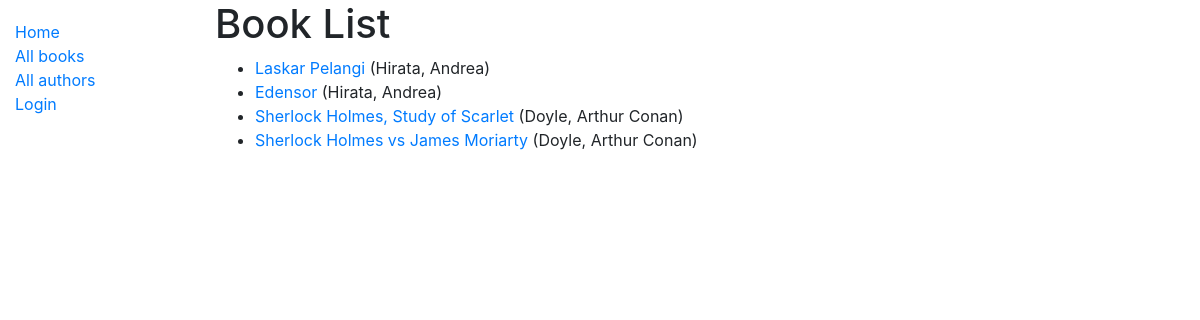
Before: /catalog/books/ with the older database file.
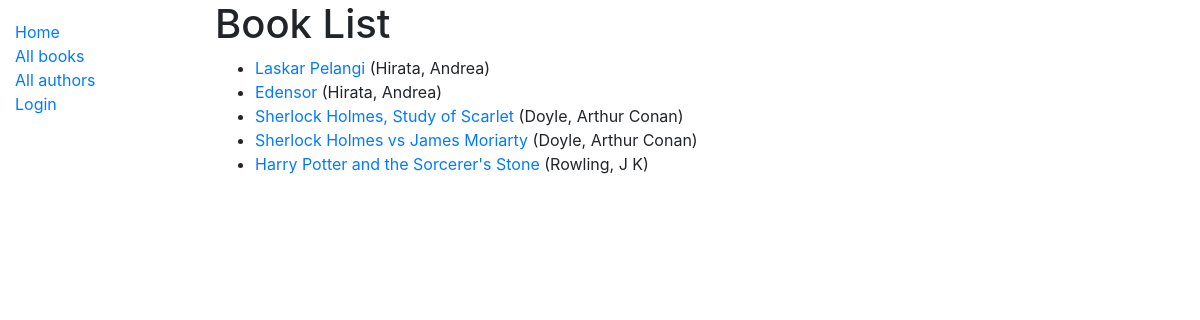
After: the same page with the newer database file.
### catalog/models.py (models this page shows, shortened)
class Book(models.Model):
    title = models.CharField(max_length=200)
    author = models.ForeignKey('Author', on_delete=models.SET_NULL, null=True)
    summary = models.TextField(max_length=1000,
                               help_text='Enter a brief description of book.')
    isbn = models.CharField('ISBN', max_length=13,
                            help_text='13 Character \
                <a href="https://www.isbn-international.org/content/\
                what-isbn">ISBN number</a>')
    genre = models.ManyToManyField(Genre,
                                   help_text='Select genres for this book')
    def get_absolute_url(self):
        return reverse('book-detail', args=[str(self.id)])
    def display_genre(self):
        """Create a string for Genre.Used to display genre in Site Admin."""
        return ', '.join(genre.name for genre in self.genre.all()[:3])
    display_genre.short_description = 'Genre'

class Author(models.Model):
    first_name = models.CharField(max_length=100)
    last_name = models.CharField(max_length=100)
    date_of_birth = models.DateField(null=True, blank=True)
    date_of_death = models.DateField('died', null=True, blank=True)
    class Meta:
        ordering = ['last_name', 'first_name']
    def __str__(self):
        return f'{self.last_name}, {self.first_name}'

### catalog/views.py (the view)
# urls.py: path('books/', views.BookListView.as_view(), name='books'),
class BookListView(generic.ListView):
    model = Book
    context_method_name = 'book_list'
    queryset = Book.objects.all()
    paginate_by = 10
    template_name = 'catalog/book_list.html'

### catalog/templates/catalog/book_list.html
{% extends "base_generic.html" %}
{% block content %}
	<h1>Book List</h1>
	{% if book_list %}
	<ul>
		{% for book in book_list %}
		<li>
			<a href="{{ book.get_absolute_url }}">{{ book.title }}</a> ({{book.author}})
		</li>
		{% endfor %}
	</ul>
	{% else %}
	<p>There are no books in the library.</p>
	{% endif %}
{% endblock %}

Changed rows visible on the page:
added Book: title "Harry Potter and the Sorcerer's Stone", author "Rowling, J K"
